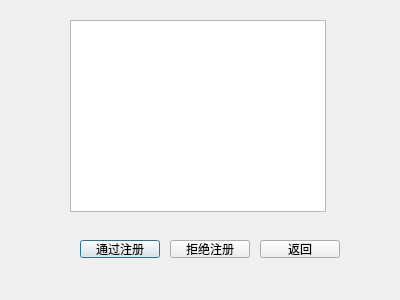
<?xml version="1.0" encoding="UTF-8"?>
<ui version="4.0">
 <class>QDlgNewUser</class>
 <widget class="QDialog" name="QDlgNewUser">
  <property name="geometry">
   <rect>
    <x>0</x>
    <y>0</y>
    <width>400</width>
    <height>300</height>
   </rect>
  </property>
  <property name="windowTitle">
   <string>Dialog</string>
  </property>
  <widget class="QTableWidget" name="tableWidget">
   <property name="geometry">
    <rect>
     <x>70</x>
     <y>20</y>
     <width>256</width>
     <height>192</height>
    </rect>
   </property>
  </widget>
  <widget class="QPushButton" name="btnAccept">
   <property name="geometry">
    <rect>
     <x>80</x>
     <y>240</y>
     <width>80</width>
     <height>18</height>
    </rect>
   </property>
   <property name="text">
    <string>通过注册</string>
   </property>
  </widget>
  <widget class="QPushButton" name="btnReject">
   <property name="geometry">
    <rect>
     <x>170</x>
     <y>240</y>
     <width>80</width>
     <height>18</height>
    </rect>
   </property>
   <property name="text">
    <string>拒绝注册</string>
   </property>
  </widget>
  <widget class="QPushButton" name="btnReturn">
   <property name="geometry">
    <rect>
     <x>260</x>
     <y>240</y>
     <width>80</width>
     <height>18</height>
    </rect>
   </property>
   <property name="text">
    <string>返回</string>
   </property>
  </widget>
 </widget>
 <resources/>
 <connections>
  <connection>
   <sender>btnReturn</sender>
   <signal>clicked()</signal>
   <receiver>QDlgNewUser</receiver>
   <slot>close()</slot>
   <hints>
    <hint type="sourcelabel">
     <x>299</x>
     <y>248</y>
    </hint>
    <hint type="destinationlabel">
     <x>199</x>
     <y>149</y>
    </hint>
   </hints>
  </connection>
 </connections>
</ui>
